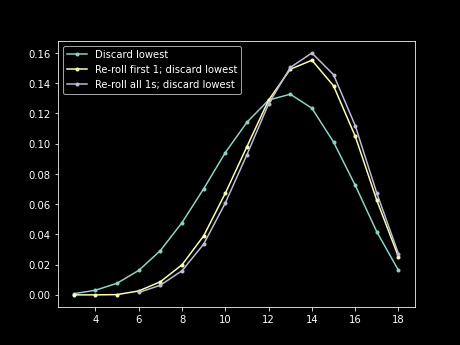

The Python source for this figure:
import os
from dyce import H, P


def main():
    import matplotlib.pyplot

    base, _ = os.path.splitext(__file__)
    png_path = base + ".png"
    matplotlib.pyplot.style.use("dark_background")

    p_4d6 = 4 @ P(6)
    h = p_4d6.h(slice(1, None))
    faces, probabilities = h.data_xy(relative=True)
    matplotlib.pyplot.plot(faces, probabilities, marker=".", label="Discard lowest")

    d6_reroll_first_one = H(6).substitute(lambda h, f: H(6) if f == 1 else f)
    p_4d6_reroll_first_one = 4 @ P(d6_reroll_first_one)
    h = p_4d6_reroll_first_one.h(slice(1, None))
    faces, probabilities = h.data_xy(relative=True)
    matplotlib.pyplot.plot(
        faces, probabilities, marker=".", label="Re-roll first 1; discard lowest"
    )

    p_4d6_reroll_all_ones = 4 @ P(H(range(2, 7)))
    h = p_4d6_reroll_all_ones.h(slice(1, None))
    faces, probabilities = h.data_xy(relative=True)
    matplotlib.pyplot.plot(
        faces, probabilities, marker=".", label="Re-roll all 1s; discard lowest"
    )

    matplotlib.pyplot.legend()
    print("saving {}".format(png_path))
    matplotlib.pyplot.savefig(png_path, dpi=72)


if __name__ == "__main__":
    main()
